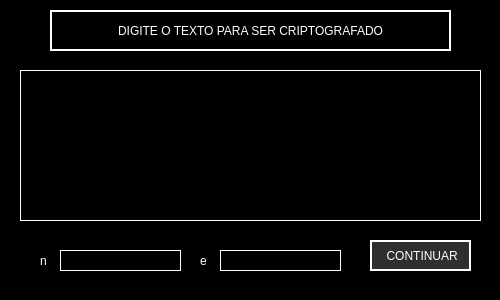
<?xml version="1.0" encoding="UTF-8"?>
<ui version="4.0">
 <class>encriptador</class>
 <widget class="QDialog" name="encriptador">
  <property name="geometry">
   <rect>
    <x>0</x>
    <y>0</y>
    <width>500</width>
    <height>300</height>
   </rect>
  </property>
  <property name="maximumSize">
   <size>
    <width>500</width>
    <height>350</height>
   </size>
  </property>
  <property name="windowTitle">
   <string>Criptografar</string>
  </property>
  <property name="styleSheet">
   <string notr="true">background-color: rgb(0, 0, 0);
color: rgb(255, 255, 255);</string>
  </property>
  <widget class="QLabel" name="n">
   <property name="geometry">
    <rect>
     <x>40</x>
     <y>250</y>
     <width>16</width>
     <height>21</height>
    </rect>
   </property>
   <property name="styleSheet">
    <string notr="true">font: 700 14pt &quot;DejaVu Sans&quot;;</string>
   </property>
   <property name="text">
    <string>n</string>
   </property>
  </widget>
  <widget class="QPushButton" name="continuar">
   <property name="geometry">
    <rect>
     <x>370</x>
     <y>240</y>
     <width>101</width>
     <height>31</height>
    </rect>
   </property>
   <property name="styleSheet">
    <string notr="true">font: 10pt &quot;Nimbus Sans [UKWN]&quot;;
background-color: rgb(47, 47, 47);
border: 2px solid white;</string>
   </property>
   <property name="text">
    <string> CONTINUAR</string>
   </property>
  </widget>
  <widget class="QLineEdit" name="lineEdit">
   <property name="geometry">
    <rect>
     <x>60</x>
     <y>250</y>
     <width>121</width>
     <height>21</height>
    </rect>
   </property>
   <property name="styleSheet">
    <string notr="true">border: 1px solid white;</string>
   </property>
  </widget>
  <widget class="QLabel" name="e">
   <property name="geometry">
    <rect>
     <x>200</x>
     <y>250</y>
     <width>16</width>
     <height>21</height>
    </rect>
   </property>
   <property name="styleSheet">
    <string notr="true">font: 700 14pt &quot;DejaVu Sans&quot;;</string>
   </property>
   <property name="text">
    <string>e</string>
   </property>
  </widget>
  <widget class="QLineEdit" name="lineEdit_2">
   <property name="geometry">
    <rect>
     <x>220</x>
     <y>250</y>
     <width>121</width>
     <height>21</height>
    </rect>
   </property>
   <property name="styleSheet">
    <string notr="true">border: 1px solid white;</string>
   </property>
  </widget>
  <widget class="QLabel" name="titulo">
   <property name="geometry">
    <rect>
     <x>50</x>
     <y>10</y>
     <width>401</width>
     <height>41</height>
    </rect>
   </property>
   <property name="styleSheet">
    <string notr="true">font: 13pt &quot;Nimbus Sans [UKWN]&quot;;
border: 2px solid white;</string>
   </property>
   <property name="text">
    <string>DIGITE O TEXTO PARA SER CRIPTOGRAFADO</string>
   </property>
   <property name="alignment">
    <set>Qt::AlignCenter</set>
   </property>
  </widget>
  <widget class="QTextEdit" name="textEdit">
   <property name="geometry">
    <rect>
     <x>20</x>
     <y>70</y>
     <width>461</width>
     <height>151</height>
    </rect>
   </property>
   <property name="styleSheet">
    <string notr="true">font: 10pt &quot;Nimbus Sans [UKWN]&quot;;
border: 1px solid white;</string>
   </property>
  </widget>
 </widget>
 <resources/>
 <connections/>
</ui>
